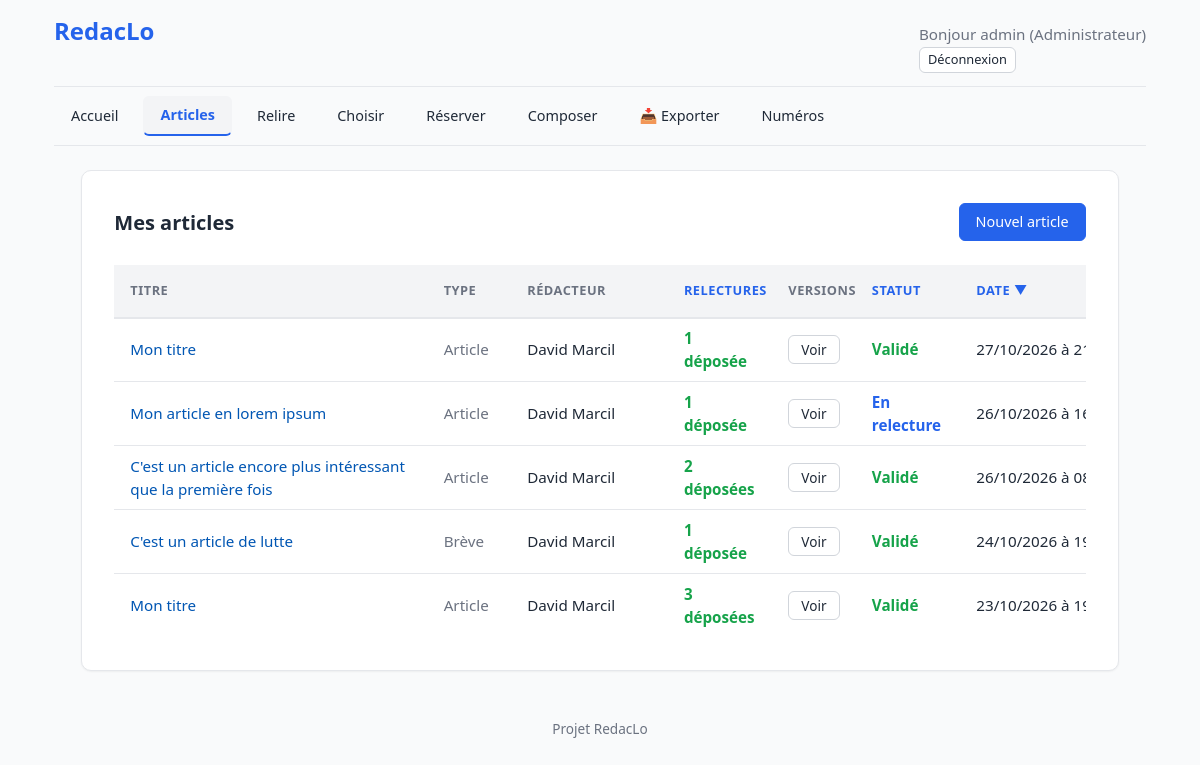
Page /articles/ (signed in) on the earlier database version.
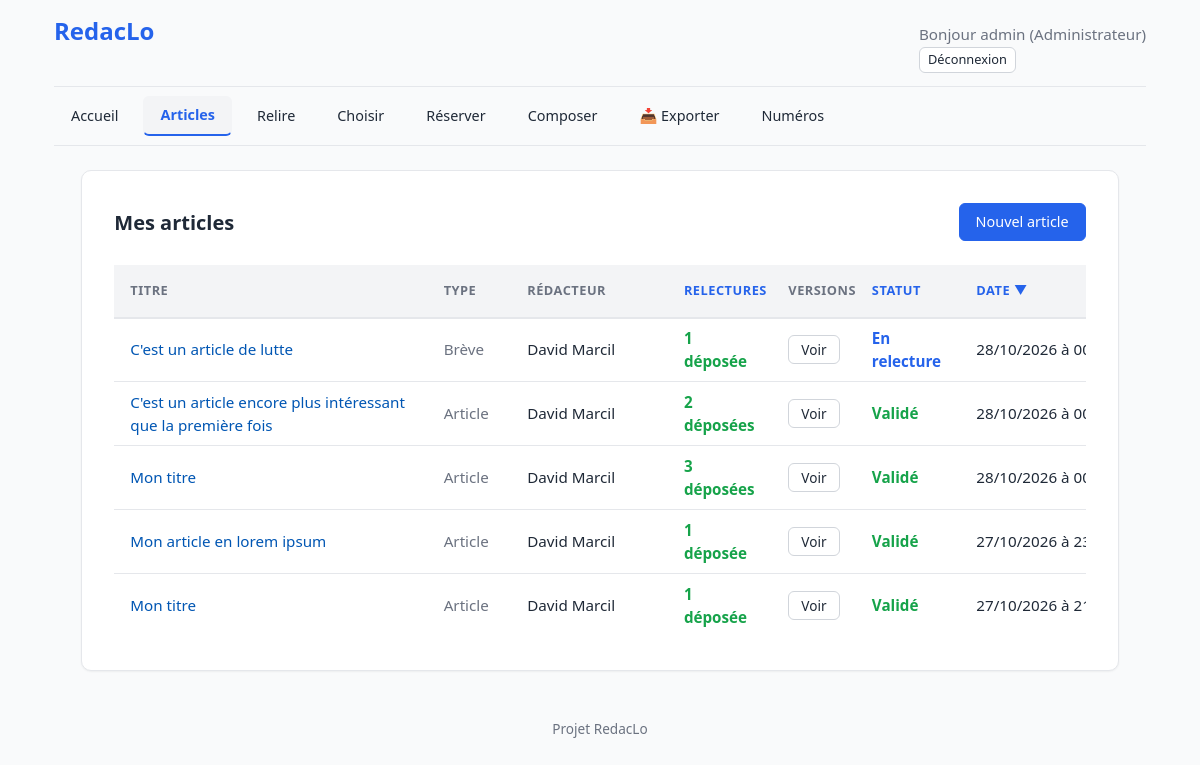
Same page on the later database version.
### articles/models.py (models this page shows, shortened)
class Article(models.Model):
    STATUTS = [
        ("brouillon", "Brouillon"),
        ("soumis", "Soumis"),
        ("en_relecture", "En relecture"),
        ("relu", "Relu"),
        ("revisions_demandees", "Révisions demandées"),
        ("valide", "Validé"),
        ("rejete", "Rejeté"),
        ("publie", "Publié"),
    ]
    STATUTS_SELECTION = [
        ("a_choisir", "À choisir pour le numéro"),
        ("disponible", "Disponible (dans le vivier)"),
        ("reserve", "Réservé (marronnier)"),
        ("utilise", "Utilisé (placé)"),
    ]
    TYPES_ARTICLE = [
        ("article", "Article"),
        ("breve", "Brève"),
        ("echo", "Écho"),
        ("courrier", "Courrier des lecteurs"),
        ("article_editorial", "Éditorial"),
    ]
    titre = models.CharField(max_length=200, help_text="Titre principal de l'article.")
    sur_titre = models.CharField(max_length=200, blank=True, help_text="Sur-titre de l'article.")
    type_article = models.CharField(max_length=20, choices=TYPES_ARTICLE, default="article", verbose_name="Type d'article")
    redacteur = models.ForeignKey(
        settings.AUTH_USER_MODEL,
        on_delete=models.CASCADE,
        related_name="articles_rediges",
        verbose_name="Rédacteur"
    )
    contenu = models.TextField()
    statut = models.CharField(max_length=20, choices=STATUTS, default="brouillon")
    rubrique = models.ForeignKey(
        "publications.Rubrique",
        on_delete=models.SET_NULL,
        null=True,
        blank=True,
        related_name="articles"
    )
    statut_selection = models.CharField(max_length=20, choices=STATUTS_SELECTION, default="a_choisir")
    date_creation = models.DateTimeField(auto_now_add=True)
    date_modification = models.DateTimeField(auto_now=True)
    version_reference = models.ForeignKey(
        "ArticleVersion",
        on_delete=models.SET_NULL,
        null=True,
        blank=True,
        related_name="+"
    )
    valide_1_par = models.ForeignKey(
        settings.AUTH_USER_MODEL,
        on_delete=models.SET_NULL,
        null=True,
        blank=True,
        related_name="articles_valides_1",
        verbose_name="Premier validateur"
    )
    valide_2_par = models.ForeignKey(
        settings.AUTH_USER_MODEL,
        on_delete=models.SET_NULL,
        null=True,
        blank=True,
        related_name="articles_valides_2",
        verbose_name="Second validateur"
    )
    valide_1_mandataire = models.ForeignKey(
        settings.AUTH_USER_MODEL,
        on_delete=models.SET_NULL,
        null=True,
        blank=True,
        related_name="articles_mandates_1",
        verbose_name="Premier validateur (mandataire)"
    )
    valide_2_mandataire = models.ForeignKey(
        settings.AUTH_USER_MODEL,
        on_delete=models.SET_NULL,
        null=True,
        blank=True,
        related_name="articles_mandates_2",
        verbose_name="Second validateur (mandataire)"
    )
    numero_reserve = models.ForeignKey(
        'publications.Publication',
        on_delete=models.SET_NULL,
        null=True,
        blank=True,
        related_name='articles_reserves',
        verbose_name="Réservé pour le numéro"
    )
    def info_relectures(self):
        versions_relecture = self.versions.filter(type="relecture")
        en_cours = versions_relecture.filter(statut="brouillon").count()
        deposees = versions_relecture.exclude(statut="brouillon").count()
        if en_cours == 0 and deposees == 0:
            return "Aucune"
        elements = []
        if deposees > 0:
            elements.append(f"{deposees} déposée{'s' if deposees > 1 else ''}")
        if en_cours > 0:
            elements.append(f"{en_cours} en cours")
        return " et ".join(elements)
    def couleur_info_relectures(self):
        versions_relecture = self.versions.filter(type="relecture")
        deposees = versions_relecture.exclude(statut="brouillon").count()
        if deposees > 0:
            return "text-success"
        elif self.info_relectures() != "Aucune":
            return "text-warning"
        return "text-muted"

### accounts/models.py (models this page shows, shortened)
class User(AbstractUser):
    ROLES = [
        ("admin", "Administrateur"),
        ("editeur", "Éditeur"),
        ("membre_redaction", "Membre de la rédaction"),
        ("redacteur", "Rédacteur"),
    ]
    COULEURS = [
        ("bleu", "Bleu"), ("violet", "Violet"), ("gris", "Gris ardoise"),
        ("marine", "Bleu marine"), ("orangefonce", "Orange foncé"),
        ("marron", "Marron"), ("rouge", "Rouge"), ("vert", "Vert"),
    ]
    role = models.CharField(max_length=20, choices=ROLES, default="redacteur")
    couleur = models.CharField(max_length=20, choices=COULEURS, default="bleu")
    signature_defaut = models.CharField(
        max_length=100,
        blank=True,
        help_text="Ex: 'Correspondant LO'. Laisser vide pour utiliser le Prénom Nom."
    )
    couleur = models.CharField(
        max_length=20,
        choices=COULEURS,
        default="bleu",
        help_text="Couleur utilisée pour ses annotations dans les articles.",
    )
    def get_signature(self):
        if self.signature_defaut:
            return self.signature_defaut
        if self.get_full_name():
            return self.get_full_name()
        return self.username

### articles/views/crud.py (the view)
# urls.py: path("", views.mes_articles, name="mes_articles"),
@login_required
def mes_articles(request):
    articles = Article.objects.filter(redacteur=request.user)
    tris_autorises = {
        'statut': 'statut',
        '-statut': '-statut',
        'date': 'date_modification',
        '-date': '-date_modification',
    }
    tri = request.GET.get('tri', '-date')
    if tri not in tris_autorises:
        tri = '-date'
    articles = articles.order_by(tris_autorises[tri])
    paginator = Paginator(articles, 20)
    page_obj = paginator.get_page(request.GET.get('page', 1))
    return render(request, 'articles/mes_articles.html', {
        'articles': page_obj.object_list,
        'page_obj': page_obj,
        'tri_courant': tri,
    })

### articles/templatetags/url_utils.py (called while the page is built)
@register.simple_tag(takes_context=True)
def url_tri(context, colonne, tri_courant):
    request = context['request']
    query = request.GET.copy()
    if tri_courant == colonne:
        nouveau_tri = '-' + colonne          # déjà croissant → on passe décroissant
    elif tri_courant == '-' + colonne:
        nouveau_tri = colonne                # déjà décroissant → on repasse croissant
    else:
        nouveau_tri = colonne                # première activation → croissant
    query['tri'] = nouveau_tri
    query.pop('page', None)                  # on repart en page 1
    return query.urlencode()

### core/context_processors.py (called while the page is built)
def notifications_non_lues(request):
    if not request.user.is_authenticated:
        return {"notifications_non_lues": 0}
    count = Notification.objects.filter(
        destinataire=request.user,
        lue=False,
    ).count()
    return {"notifications_non_lues": count}

### templates/articles/mes_articles.html (shortened to what the changed rows need)
{% extends "base.html" %}
{% load url_utils %}
{% block contenu %}
    <div style="display: flex; justify-content: space-between; align-items: center; margin-bottom: 1.5rem;">
        <h2 style="margin: 0;">Mes articles</h2>
    </div>
    {% if articles %}
        <table class="table-liste table-responsive-cards">
            <thead>
                <tr>
                    <th style="width: 30%; text-align: left;">Titre</th>
                    <th style="width: 8%; text-align: left;">Type</th>
                    <th style="width: 15%; text-align: left;">Rédacteur</th>
                    <th style="width: 10%; text-align: left;">
                        <a href="?{% url_tri 'relectures' tri_courant %}">
                            Relectures
                        </a>
                    </th>
                    {% if user.role == "editeur" or user.role == "admin" %}
                        <th style="width: 8%; text-align: left;">Versions</th>
                    {% endif %}
                    <th style="width: 10%; text-align: left;">
                        <a href="?{% url_tri 'statut' tri_courant %}">
                            Statut
                        </a>
                    </th>
                    <th style="width: 12%; text-align: left;">
                        <a href="?{% url_tri 'date' tri_courant %}">
                            Date
                            {% if tri_courant == 'date' %}▲{% elif tri_courant == '-date' %}▼{% endif %}
                        </a>
                    </th>
                </tr>
            </thead>
            <tbody>
                {% for article in articles %}
                    <tr>
                        <td data-label="Titre" style="cursor: pointer;" onclick="window.location='{% url 'articles:detail_article' article.pk %}';">
                            <span style="color: #0056b3; text-decoration: none; font-weight: 500;">
                                {{ article.titre }}
                            </span>
                        </td>
                        <td data-label="Type">
                            <div class="cellule-interne text-muted">
                                {{ article.get_type_article_display }}
                            </div>
                        </td>
                        <td data-label="Rédacteur">
                            <div class="cellule-interne text-right-mobile">
                                <span class="texte-tronque" style="font-weight: 500;">{{ article.redacteur.get_signature }}</span>
                            </div>
                        </td>
                        <td data-label="Relectures">
                            <div class="cellule-interne {{ article.couleur_info_relectures }}" style="font-weight: 600;">
                                {{ article.info_relectures }}
                            </div>
                        </td>
                        {% if user.role == "editeur" or user.role == "admin" %}
                        <td data-label="Versions">
                            <div class="actions-table" style="justify-content: center;">
                                <a href="{% url 'articles:detail_article' article.pk %}" class="btn btn-sm btn-secondary">
                                    Voir
                                </a>
                            </div>
                        </td>
                        {% endif %}
                        <td data-label="Statut">
                            <div class="cellule-interne">
                                <span class="statut-{{ article.statut }}">
                                    {{ article.get_statut_display }}
                                </span>
                            </div>
                        </td>
                        <td data-label="Date">
                            <div class="cellule-interne" style="white-space: nowrap;">
                                {{ article.date_modification|date:"d/m/Y à H:i" }}
                            </div>
                        </td>
                    </tr>
                {% endfor %}
            </tbody>
        </table>
    {% else %}
        <p>Vous n'avez pas encore rédigé d'article.</p>
    {% endif %}
{% endblock %}

Differences in the rows shown:
changed Article "C'est un article de lutte": statut "Validé" → "En relecture"; date_modification "24/10/2026 à…" → "28/10/2026 à…"; moves up the list
changed Article "C'est un article encore plus intéressant que la première fois": date_modification "26/10/2026 à…" → "28/10/2026 à…"; moves up the list
changed Article "3 déposées": date_modification "23/10/2026 à…" → "28/10/2026 à…"; moves up the list
changed Article "Mon article en lorem ipsum": statut "En relecture" → "Validé"; date_modification "26/10/2026 à…" → "27/10/2026 à…"; moves down the list
